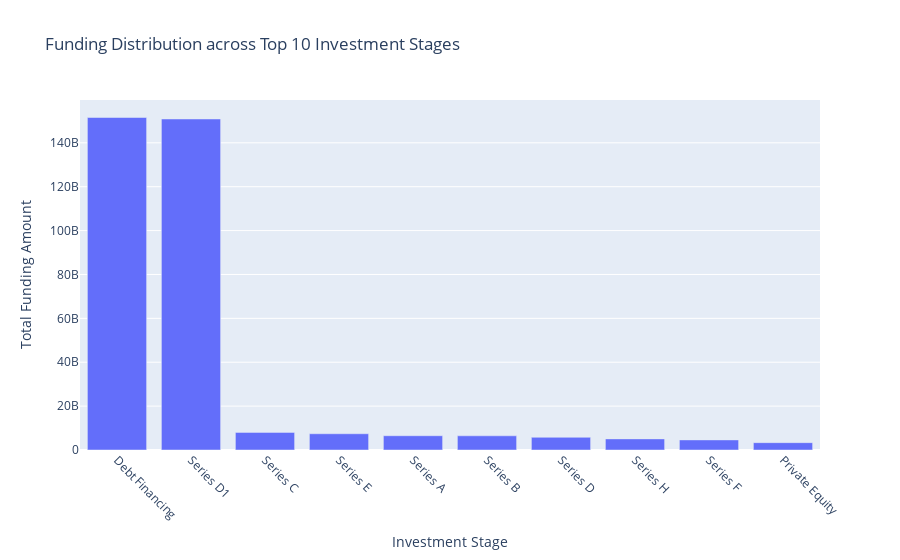

Notebook code for this chart:
### Markdown cell above
**3. Stage Analysis: What is the distribution of funding across different investment stages (e.g., Pre-seed, Seed, Series A)?**

### Code cell
# Calculate total funding amount for each investment stage
total_funding_by_stage = df_combined.groupby('Stage')['Amount'].sum().reset_index()

# Sort the investment stages by total funding amount in descending order
total_funding_by_stage = total_funding_by_stage.sort_values('Amount', ascending=False)

# Print the investment stages by total funding amount
print("Investment Stages by Total Funding Amount:")
print(total_funding_by_stage)

# Select the top 10 stages
top_10_stages = total_funding_by_stage.head(10)

# Visualize the funding distribution across the top 10 investment stages
fig = px.bar(top_10_stages, x='Stage', y='Amount',
             title='Funding Distribution across Top 10 Investment Stages',
             labels={'Stage': 'Investment Stage', 'Amount': 'Total Funding Amount'})

# Rotate the x-axis tick labels
fig.update_xaxes(tickangle=45)

# Show the plot
fig.show()

### Figure 1 — Plotly figure (JSON) as saved in the notebook; plotly's stock layout.template omitted (floating-point values rounded to 4 significant figures)
{"data": [{"alignmentgroup": "True", "hovertemplate": "Investment Stage=%{x}<br>Total Funding Amount=%{y}<extra></extra>", "legendgroup": "", "marker": {"color": "#636efa", "pattern": {"shape": ""}}, "name": "", "offsetgroup": "", "orientation": "v", "showlegend": false, "textposition": "auto", "type": "bar", "x": ["Debt Financing", "Series D1", "Series C", "Series E", "Series A", "Series B", "Series D", "Series H", "Series F", "Private Equity"], "xaxis": "x", "y": [151538581000, 150858600000, 8028325600, 7406276000, 6503848380, 6473998000, 5785530300, 5064200000, 4605132500, 3339035000], "yaxis": "y"}], "layout": {"barmode": "relative", "legend": {"tracegroupgap": 0}, "title": {"text": "Funding Distribution across Top 10 Investment Stages"}, "xaxis": {"anchor": "y", "domain": [0, 1], "tickangle": 45, "title": {"text": "Investment Stage"}}, "yaxis": {"anchor": "x", "domain": [0, 1], "title": {"text": "Total Funding Amount"}}}}
